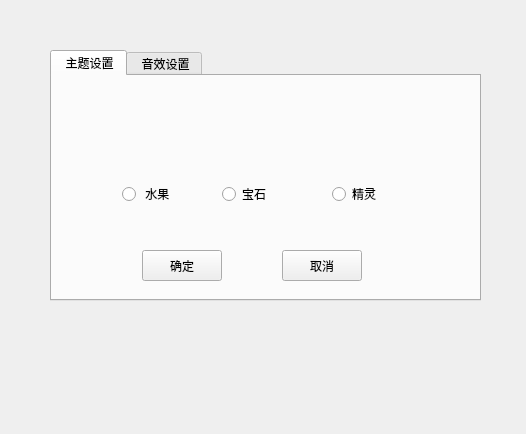
<?xml version="1.0" encoding="UTF-8"?>
<ui version="4.0">
 <class>CSetDlag</class>
 <widget class="QWidget" name="CSetDlag">
  <property name="geometry">
   <rect>
    <x>0</x>
    <y>0</y>
    <width>526</width>
    <height>434</height>
   </rect>
  </property>
  <property name="minimumSize">
   <size>
    <width>526</width>
    <height>434</height>
   </size>
  </property>
  <property name="maximumSize">
   <size>
    <width>526</width>
    <height>434</height>
   </size>
  </property>
  <property name="windowTitle">
   <string>Form</string>
  </property>
  <widget class="QTabWidget" name="tabWidget">
   <property name="geometry">
    <rect>
     <x>50</x>
     <y>50</y>
     <width>431</width>
     <height>251</height>
    </rect>
   </property>
   <property name="currentIndex">
    <number>0</number>
   </property>
   <widget class="QWidget" name="tab_3">
    <attribute name="title">
     <string> 主题设置</string>
    </attribute>
    <widget class="QPushButton" name="pushButton_zhutiQueding">
     <property name="geometry">
      <rect>
       <x>90</x>
       <y>174</y>
       <width>80</width>
       <height>31</height>
      </rect>
     </property>
     <property name="text">
      <string>确定</string>
     </property>
    </widget>
    <widget class="QPushButton" name="pushButton_zhutiQuxiao">
     <property name="geometry">
      <rect>
       <x>230</x>
       <y>174</y>
       <width>80</width>
       <height>31</height>
      </rect>
     </property>
     <property name="text">
      <string>取消</string>
     </property>
    </widget>
    <widget class="QLabel" name="label">
     <property name="geometry">
      <rect>
       <x>60</x>
       <y>50</y>
       <width>50</width>
       <height>50</height>
      </rect>
     </property>
     <property name="minimumSize">
      <size>
       <width>50</width>
       <height>50</height>
      </size>
     </property>
     <property name="maximumSize">
      <size>
       <width>50</width>
       <height>50</height>
      </size>
     </property>
     <property name="text">
      <string/>
     </property>
    </widget>
    <widget class="QLabel" name="label_2">
     <property name="geometry">
      <rect>
       <x>150</x>
       <y>50</y>
       <width>50</width>
       <height>50</height>
      </rect>
     </property>
     <property name="minimumSize">
      <size>
       <width>50</width>
       <height>50</height>
      </size>
     </property>
     <property name="maximumSize">
      <size>
       <width>50</width>
       <height>50</height>
      </size>
     </property>
     <property name="text">
      <string/>
     </property>
    </widget>
    <widget class="QLabel" name="label_3">
     <property name="geometry">
      <rect>
       <x>250</x>
       <y>50</y>
       <width>50</width>
       <height>50</height>
      </rect>
     </property>
     <property name="minimumSize">
      <size>
       <width>50</width>
       <height>50</height>
      </size>
     </property>
     <property name="maximumSize">
      <size>
       <width>50</width>
       <height>50</height>
      </size>
     </property>
     <property name="text">
      <string/>
     </property>
    </widget>
    <widget class="QRadioButton" name="radioButton">
     <property name="geometry">
      <rect>
       <x>70</x>
       <y>110</y>
       <width>89</width>
       <height>16</height>
      </rect>
     </property>
     <property name="text">
      <string> 水果</string>
     </property>
    </widget>
    <widget class="QRadioButton" name="radioButton_2">
     <property name="geometry">
      <rect>
       <x>170</x>
       <y>110</y>
       <width>89</width>
       <height>16</height>
      </rect>
     </property>
     <property name="text">
      <string>宝石</string>
     </property>
    </widget>
    <widget class="QRadioButton" name="radioButton_3">
     <property name="geometry">
      <rect>
       <x>280</x>
       <y>110</y>
       <width>89</width>
       <height>16</height>
      </rect>
     </property>
     <property name="text">
      <string>精灵</string>
     </property>
    </widget>
   </widget>
   <widget class="QWidget" name="tab_4">
    <attribute name="title">
     <string> 音效设置</string>
    </attribute>
    <widget class="QLabel" name="label_5">
     <property name="geometry">
      <rect>
       <x>80</x>
       <y>40</y>
       <width>111</width>
       <height>16</height>
      </rect>
     </property>
     <property name="text">
      <string>背景音乐设置</string>
     </property>
    </widget>
    <widget class="QLineEdit" name="lineEdit_musicPath">
     <property name="geometry">
      <rect>
       <x>90</x>
       <y>150</y>
       <width>231</width>
       <height>20</height>
      </rect>
     </property>
    </widget>
    <widget class="QPushButton" name="pushButton_openMp3File">
     <property name="geometry">
      <rect>
       <x>330</x>
       <y>150</y>
       <width>75</width>
       <height>23</height>
      </rect>
     </property>
     <property name="text">
      <string> 浏览..</string>
     </property>
    </widget>
    <widget class="QDialogButtonBox" name="buttonBox">
     <property name="geometry">
      <rect>
       <x>110</x>
       <y>190</y>
       <width>171</width>
       <height>23</height>
      </rect>
     </property>
     <property name="standardButtons">
      <set>QDialogButtonBox::Cancel|QDialogButtonBox::Ok</set>
     </property>
    </widget>
    <widget class="QFrame" name="frame_2">
     <property name="geometry">
      <rect>
       <x>70</x>
       <y>80</y>
       <width>201</width>
       <height>41</height>
      </rect>
     </property>
     <property name="frameShape">
      <enum>QFrame::StyledPanel</enum>
     </property>
     <property name="frameShadow">
      <enum>QFrame::Raised</enum>
     </property>
     <widget class="QRadioButton" name="radioButton_musicChange">
      <property name="geometry">
       <rect>
        <x>110</x>
        <y>20</y>
        <width>89</width>
        <height>16</height>
       </rect>
      </property>
      <property name="text">
       <string> 自定义</string>
      </property>
     </widget>
     <widget class="QRadioButton" name="radioButton_musicMoren">
      <property name="geometry">
       <rect>
        <x>20</x>
        <y>20</y>
        <width>89</width>
        <height>16</height>
       </rect>
      </property>
      <property name="text">
       <string>默认</string>
      </property>
      <property name="checked">
       <bool>true</bool>
      </property>
     </widget>
    </widget>
   </widget>
  </widget>
 </widget>
 <resources/>
 <connections/>
</ui>
